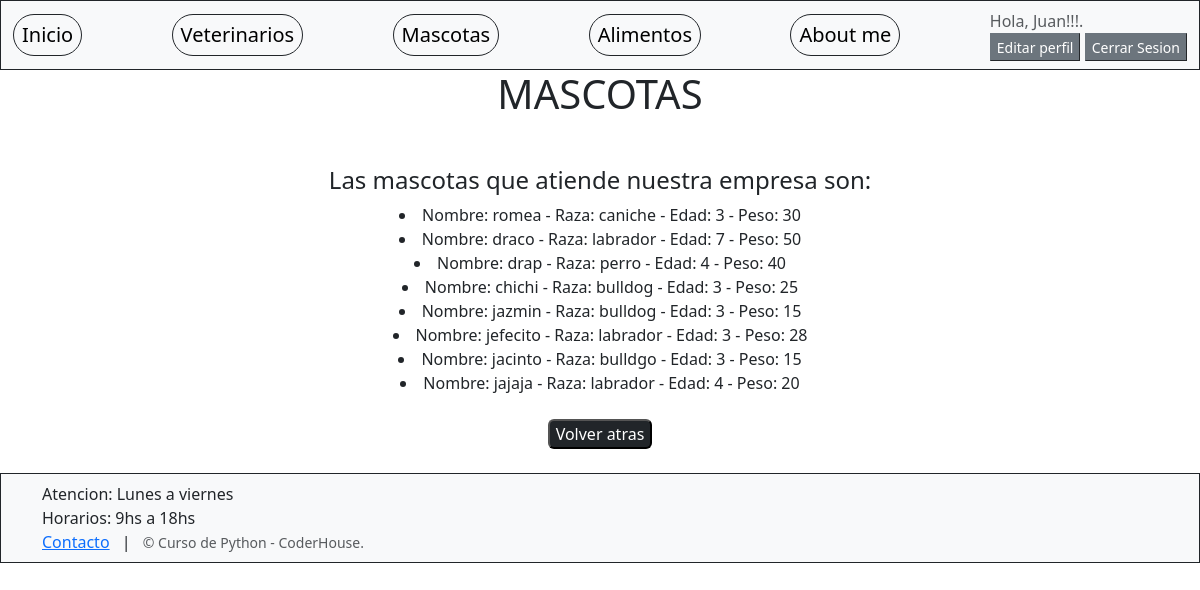
Screenshot of /AppCoder/leerMascotas (signed in) with the database file from the repository.
### AppCoder/models.py (models this page shows)
class Mascotas(models.Model):
    nombre= models.CharField(max_length=30)
    raza= models.CharField(max_length=30)
    edad= models.IntegerField()
    peso= models.IntegerField()
    def __str__(self):
        return f"Nombre: {self.nombre} - Raza: {self.raza} - Edad: {self.edad} - Peso: {self.peso}"  #como va a aparecer en admin

### AppCoder/views.py (the view)
# urls.py: path('leerMascotas', views.leerMascotas, name="LeerMascotas"),
def leerMascotas(request):
    mascota = Mascotas.objects.all()
    contexto= {"mascotas": mascota}
    return render(request, "AppCoder/leerMascotas.html", contexto)

### AppCoder/templates/AppCoder/leerMascotas.html
{% extends 'AppCoder/padre.html' %}
{% load static %}
{% block contenidoQueCambia %}
    <div class="text-center">
        <h1 class="mb-5">MASCOTAS</h1>
        <h4> Las mascotas que atiende nuestra empresa son: </h4>
        {% for x in mascotas %}
        <div>
            <li>{{x}}</li>
        </div>
        {% endfor %}
    </div>
    <div class="text-center py-4">
        <button class="rounded bg-dark"><a href="{% url 'Mascotas' %}" class=" text-white text-decoration-none" >Volver atras</a></button>
    </div>
{% endblock %}

### AppCoder/templates/AppCoder/padre.html (shortened to what this page needs)
<!DOCTYPE html>
<html lang="en">
<head>
    {% load static %}
    <link href="https://cdn.jsdelivr.net/npm/bootstrap@5.3.0-alpha1/dist/css/bootstrap.min.css" rel="stylesheet">
</head>
<body>
    <nav class="navbar navbar-light bg-light static-top border border-dark">
        <div class="container-fluid">
            <a class="navbar-brand border border-dark rounded-pill px-2" href="{% url 'Inicio' %}">Inicio</a>
            <a class="navbar-brand border border-dark rounded-pill px-2" href="{% url 'LeerVeterinarios' %}">Veterinarios</a>
            <a class="navbar-brand border border-dark rounded-pill px-2" href="{% url 'Mascotas' %}">Mascotas</a>
            <a class="navbar-brand border border-dark rounded-pill px-2" href="{% url 'Alimentos' %}">Alimentos</a>
            <a class="navbar-brand border border-dark rounded-pill px-2" href="{% url 'AboutMe' %}">About me</a>
            {% if request.user.is_authenticated %}
            <div>
                <p class="text-muted mb-4 mb-lg-0"> Hola, {{user.username}}!!!.</p>
                <button class="border-secondary border-1 bg-secondary"><a href="{% url 'EditarPerfil' %}" class="text-white small text-decoration-none">Editar perfil</a></button>
                <button class="border-secondary border-1 bg-secondary"><a href="{% url 'Logout' %}" class="text-white small text-decoration-none">Cerrar Sesion</a></button>
            </div>
            {% endif %}
        </div>
    </nav>
   <header class="masthead" >
        {% block contenidoQueCambia %}
        {% endblock %}
   </header>
    <footer class="footer bg-light border border-dark">
        <div class="container">
            <div class="row col-lg-6 h-100 my-auto">
                <div class="mt-2">
                    <ul class="list-inline mb-2">
                        <li class="list-inline-item"><a>Atencion: Lunes a viernes </a></li>
                        <li><a>Horarios: 9hs a 18hs </a></li>
                        <li class="list-inline-item"><a href="{% url 'Contacto' %}">Contacto</a></li>
                        <li class="list-inline-item">|</li>
                        <p class="text-muted small mb-4 mb-lg-0 list-inline-item">&copy; Curso de Python - CoderHouse.</p>
                    </ul>
                </div>
            </div>
        </div>
    </footer>
</body>
</html>

### rows the page displays
Mascotas: nombre+raza+edad "Nombre: romea - Raza: caniche - Edad: 3 - Peso: 30"
Mascotas: nombre+raza+edad "Nombre: draco - Raza: labrador - Edad: 7 - Peso: 50"
Mascotas: nombre+raza+edad "Nombre: drap - Raza: perro - Edad: 4 - Peso: 40"
Mascotas: nombre+raza+edad "Nombre: chichi - Raza: bulldog - Edad: 3 - Peso: 25"
Mascotas: nombre+raza+edad "Nombre: jazmin - Raza: bulldog - Edad: 3 - Peso: 15"
Mascotas: nombre+raza+edad "Nombre: jefecito - Raza: labrador - Edad: 3 - Peso: 28"
Mascotas: nombre+raza+edad "Nombre: jacinto - Raza: bulldgo - Edad: 3 - Peso: 15"
Mascotas: nombre+raza+edad "Nombre: jajaja - Raza: labrador - Edad: 4 - Peso: 20"

### other values shown
{{ user.username }} "Juan"
